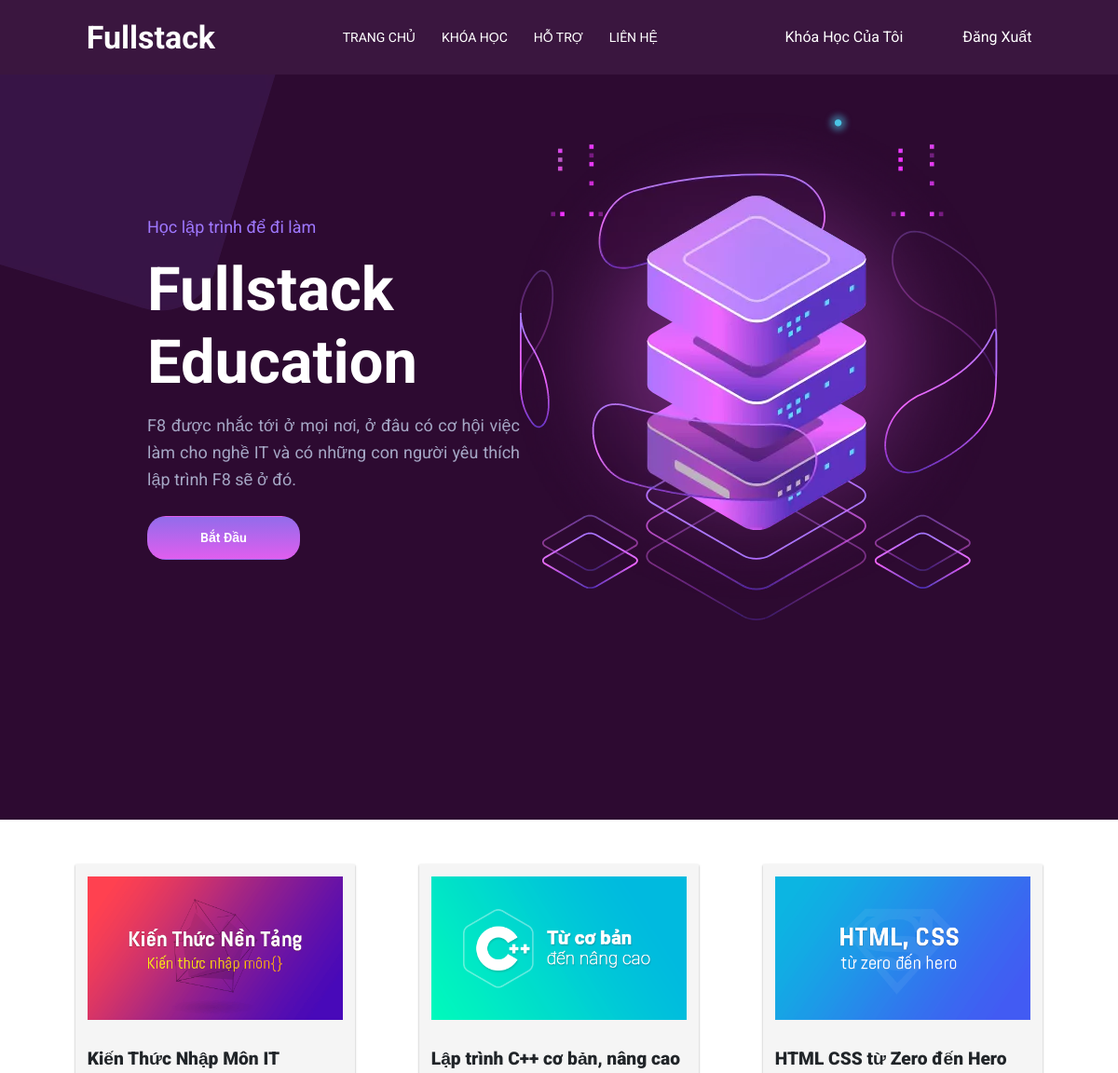
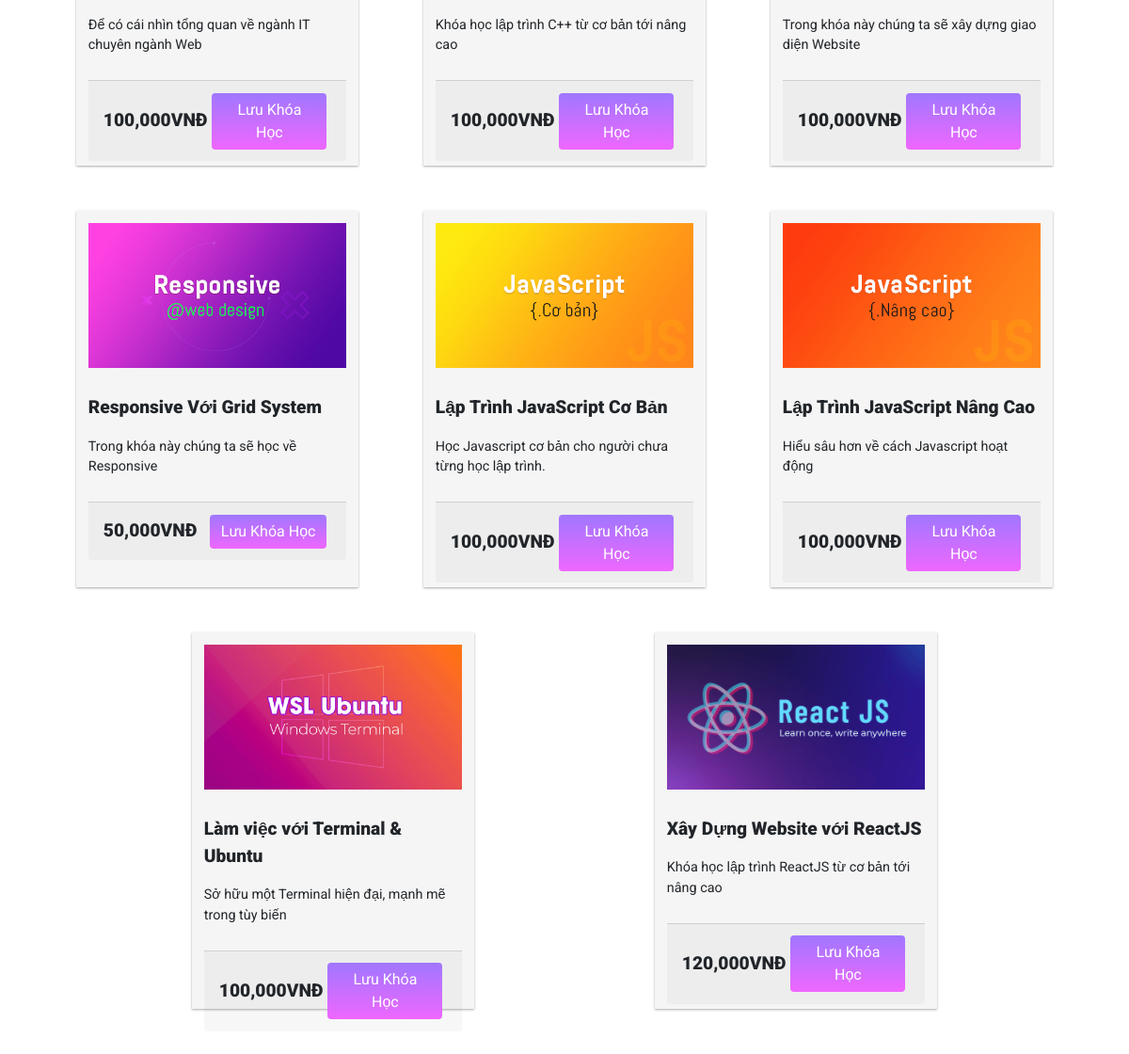
Screenshot of /product/indexLogined.php (signed in) with the database file from the repository (2 pictures, top to bottom).
### tables this page shows
CREATE TABLE `courses` (
  `id` int NOT NULL,
  `name` varchar(200) NOT NULL,
  `image` varchar(200) NOT NULL,
  `price` varchar(200) NOT NULL,
  `description` varchar(200) NOT NULL
);

### product/indexLogined.php (called while the page is built)
<?php include 'includes/headerLogined.php'; ?>
<?php include 'includes/courseList.php'; ?>
<?php include 'includes/footer.php'; ?>

### product/includes/courseList.php (the view, shortened to what this page needs)
<div class="container-fluid course-list d-flex justify-content-evenly flex-wrap mt-5">
    <?php
    $query_course = mysqli_query($conn, "SELECT * FROM courses ");
    if (mysqli_num_rows($query_course) > 0) {
        while ($fetch_course = mysqli_fetch_assoc($query_course)) {
    ?>
            <div class="card-product mb-5">
                <form action="./code.php" method="post">
                    <div class="card-img">
                        <img src="./assets/img/<?= $fetch_course['image'] ?>" alt="">
                    </div>
                    <div class="card-info">
                        <p class="text-title"><?= $fetch_course['name'] ?></p>
                        <p class="text-body"><?= $fetch_course['description'] ?></p>
                    </div>
                    <div class="card-footer">
                        <span class="text-title"><?= $fetch_course['price'] ?></span>
                        <div class="card-button">
                            <button class="btn btn-primary" type="submit" name="saveCourse">Lưu Khóa Học</button>
                        </div>
                    </div>
                </form>
            </div>
    <?php
        }
    }
    ?>
</div>

### product/includes/headerLogined.php (shortened to what this page needs)
<!DOCTYPE html>
<html lang="en">
<head>
    <link rel="stylesheet" href="./assets/css/main.css">
    <link rel="stylesheet" href="https://cdnjs.cloudflare.com/ajax/libs/animate.css/4.1.1/animate.min.css" />
    <link rel="stylesheet" href="./assets/css/responsive.css">
    <link href="https://cdn.jsdelivr.net/npm/bootstrap@5.1.3/dist/css/bootstrap.min.css" rel="stylesheet">
    <link rel="stylesheet" href="https://cdnjs.cloudflare.com/ajax/libs/font-awesome/5.15.3/css/all.min.css">
</head>
<body>
    <div class="containers">
        <?php include 'navbarLogined.php'; ?>
        <?php include 'includes/content.php'; ?>

### product/includes/navbarLogined.php (shortened to what this page needs)
<header>
    <div class="header_logo">
        <a href="" class="header_logo-link">
            Fullstack
        </a>
    </div>
    <nav>
        <ul class="nav_list mt-3">
            <li class="nav_list-item">
                <a href="" class="nav_list-link">Trang Chủ</a>
            </li>
            <li class="nav_list-item">
                <a href="#" class="nav_list-link">Khóa Học</a>
            </li>
            <li class="nav_list-item">
                <a href="#" class="nav_list-link">Hỗ Trợ</a>
            </li>
            <li class="nav_list-item">
                <a href="#" class="nav_list-link">Liên Hệ</a>
            </li>
        </ul>
    </nav>
    <div class="login">
        <a type="button" class="cart" data-bs-toggle="modal" data-bs-target="#cartModal">
            Khóa Học Của Tôi
        </a>
        <div class="info">
        </div>
        <div class="logout">
            <a href="./index.php" class="cart">Đăng Xuất</a>
        </div>
    </div>
</header>

### product/includes/content.php
<div class="content">
    <div class="content_top-left">
        <img class="animate__animated animate__fadeInTopLeft" src="./assets/img/top-left-shape.png.webp" alt="">
    </div>
    <div class="content_list">
        <div class="content_list-text">
            <span class="content_title animate__animated animate__fadeInLeft">Học lập trình để đi làm</span>
            <span class="content_heading animate__animated animate__fadeInLeft">Fullstack <br>
                Education</span>
            <span class="content_text animate__animated animate__fadeInLeft">F8 được nhắc tới ở mọi nơi, ở đâu có cơ
                hội việc làm cho nghề IT và có những con người yêu thích lập trình F8 sẽ ở đó.</span>
            <a href="./assets/src/getstart.main.html" class="login_item btn animate__animated  animate__fadeInBottomRight">Bắt Đầu</a>
        </div>
        <div class="content_img-list">
            <img src="./assets/img/hero_right.png.webp" class="content_img-item" alt="">
        </div>
    </div>
</div>

### product/includes/footer.php (shortened to what this page needs)
</div>
</body>
</html>

### product/assets/css/main.css (style rules this page uses)
*, *:before, *:after { box-sizing: border-box; }
* { margin: 0; padding: 0; font: inherit; scroll-behavior: smooth; font-family: "Roboto", sans-serif; }
img, picture, svg, video { display: block; max-width: 100%; }
button { cursor: pointer; background-color: transparent; outline: none; border: 0; }
body { min-height: 100vh; font-weight: 400; font-size: 16px; line-height: 1; }
.containers { height: 100vh; min-width: 100%; overflow-x: hidden; }
header { position: fixed; top: 0; right: 0; left: 0; z-index: 100; height: 80px; width: 100%; background-color: #3a163f; display: flex; justify-content: space-evenly; align-items: center; }
.header_logo-link { text-decoration: none; color: #fff; font-size: 34px; font-weight: 700; }
.nav_list-item { display: inline-block; }
.nav_list-link { text-decoration: none; text-transform: uppercase; color: #fff; font-weight: 400; font-size: 14px; padding: 0 12px; }
.login { display: flex; justify-content: space-evenly; }
.login_item { font-weight: 400; font-size: 14px; color: #fff; text-decoration: none; }
.content { background-color: #2d0a31; height: 800px; width: 100%; position: relative; margin-top: 80px; }
.content_list { display: flex; justify-content: space-between; padding: 0 158px; }
.content_list-text { display: flex; position: absolute; top: 150px; flex-direction: column; max-width: 100%; }
.content_title { color: #9f78ff; font-size: 18px; text-transform: inherit; margin-bottom: 15px; }
.animate__animated.animate__fadeInLeft:nth-child(1) { --animate-duration: 1s; }
.animate__animated.animate__fadeInLeft:nth-child(2) { --animate-duration: 1.3s; }
.animate__animated.animate__fadeInLeft:nth-child(3) { --animate-duration: 1.4s; }
.content_heading { font-weight: 700; color: #fff; font-size: 65px; margin-bottom: 15px; line-height: 1.2; }
.content_text { color: #a5a7c5; line-height: 1.6; font-size: 18px; margin-bottom: 25px; width: 400px; text-align: justify; }
.content_img-item { position: absolute; right: 0; top: -7px; padding: 0 82px; animation: animation 1.5s ease-in-out infinite; }
.content_list-text .btn { padding: 12px 44px !important; width: 41%; font-weight: 600; font-size: 14px; color: #ffff; border-radius: 20px; background: linear-gradient(to bottom, #926ceb 0%, #e05eee 100%); }
.cart { margin-left: 32px; }
.btn-primary { color: #fff; background: linear-gradient(to bottom, #a077ff 0%, #ef67ff 100%) !important; border: none !important; }
.cart { text-decoration: none; color: #fff; }
.card-product { width: 300px; height: 400px; padding: 0.8em; background: #f5f5f5; position: relative; overflow: visible; box-shadow: 0 1px 3px rgba(0, 0, 0, 0.12), 0 1px 2px rgba(0, 0, 0, 0.24); }
.card-img { height: 40%; width: 100%; border-radius: 0.5rem; transition: 0.3s ease; }
.card-info { padding-top: 10%; }
.card-footer { width: 100%; display: flex; justify-content: space-between; align-items: center; padding-top: 10px; border-top: 1px solid #ddd; }
.text-title { font-weight: 900; font-size: 1.2em; line-height: 1.5; }
.text-body { font-size: 0.9em; padding-bottom: 10px; }
.card-button { display: flex; padding: 0.3em; cursor: pointer; border-radius: 50px; transition: 0.3s ease-in-out; }

### rows the page displays
courses: image (picture), name "Kiến Thức Nhập Môn IT", description "Để có cái nhìn tổng quan về ngành IT chuyên ngành Web", price "100,000VNĐ"
courses: image (picture), name "Lập trình C++ cơ bản, nâng cao", description "Khóa học lập trình C++ từ cơ bản tới nâng cao", price "100,000VNĐ"
courses: image (picture), name "HTML CSS từ Zero đến Hero", description "Trong khóa này chúng ta sẽ xây dựng giao diện Website", price "100,000VNĐ"
courses: image (picture), name "Responsive Với Grid System", description "Trong khóa này chúng ta sẽ học về Responsive", price "50,000VNĐ"
courses: image (picture), name "Lập Trình JavaScript Cơ Bản", description "Học Javascript cơ bản cho người chưa từng học lập trình.", price "100,000VNĐ"
courses: image (picture), name "Lập Trình JavaScript Nâng Cao", description "Hiểu sâu hơn về cách Javascript hoạt động", price "100,000VNĐ"
courses: image (picture), name "Làm việc với Terminal & Ubuntu", description "Sở hữu một Terminal hiện đại, mạnh mẽ trong tùy biến", price "100,000VNĐ"
courses: image (picture), name "Xây Dựng Website với ReactJS", description "Khóa học lập trình ReactJS từ cơ bản tới nâng cao", price "120,000VNĐ"
